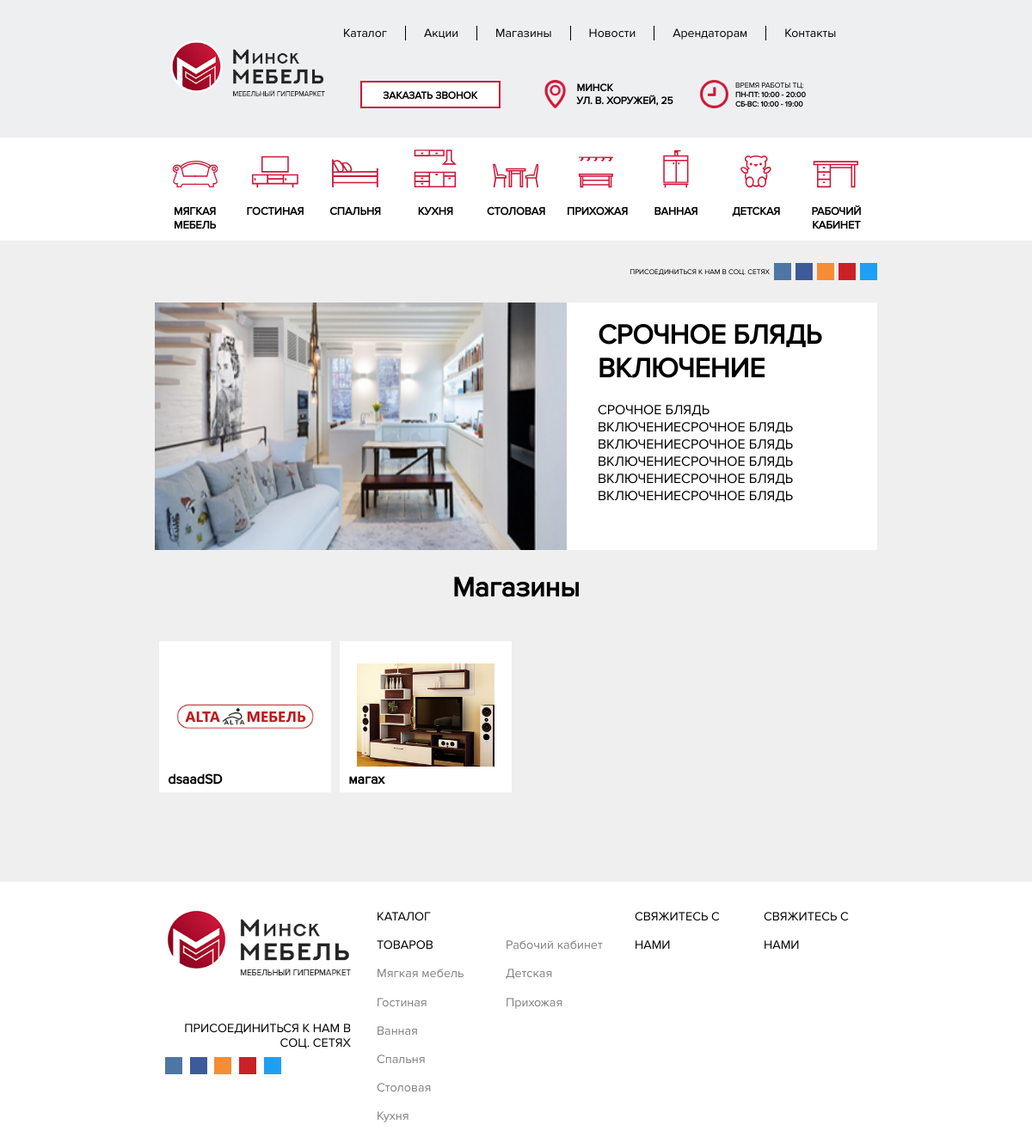
The page /shops/ on the database its author committed.
### mainpage/models.py (models this page shows, shortened)
class New(models.Model):
    title = models.CharField("Заголовок новости", max_length=40)
    image = models.ImageField("Картинка", upload_to="", null=True, blank=True)
    date = models.DateField("Дата", default=datetime.today())
    discriotion = models.TextField("Текст новости")

class shops(models.Model):
    title = models.CharField("Название",default="Neme",max_length=40)
    discription = models.TextField("Описание",default="Описание магазина")
    image = models.ImageField("Мини-логотип", upload_to="",null=True, blank=True)
    mainimage = models.ImageField("Полная картинка",upload_to="",null=True, blank=True, default=None)
    phone1 = models.CharField("Телефон Velcom",default="+375445106036",max_length=40)
    phone2 = models.CharField("Телефон МТС",default="+375445106036",max_length=40)

### catalog/views.py (the view)
# urls.py: re_path(r'^shops/(?P<shopid>[0-9]+)/', views.shoppage),
def shops(request):
        allshops = models.shops.objects.all()
        news = New.objects.all()
        return render(request, 'shop.html', {'shops' : allshops, 'news': news} )

### catalog/templates/shop.html (shortened to what this page needs)
<html>
<head>
  {% load staticfiles %}
    <link rel='stylesheet prefetch' href='https://cdnjs.cloudflare.com/ajax/libs/Swiper/4.0.7/css/swiper.min.css'>
    <link rel="stylesheet" type="text/css" href="{% static 'style.css' %}">
  <link rel="stylesheet" type="text/css" href="{% static 'css/style_index.css' %}">
    <link rel="stylesheet" type="text/css" href="{% static 'mainpage/css/menu.css' %}">
	<link rel="stylesheet" type="text/css" href="{% static 'mainpage/css/adaptation.css' %}">
<link rel="stylesheet" type="text/css" href="{% static 'style_magazine.css' %}">
  	<link rel="stylesheet"  href="{% static 'mainpage/src/css/lightslider.css' %}"/>
</head>
<body>
  {% block content %}
  {% include "header.html" %}
  {% endblock %}
  <div class="slidermagazin">
      <div class="social_url" style="height:20%"><div class="social">
    <div style=" display:table; float:right">
      <div style="display:table-cell; vertical-align: middle">ПРИСОЕДИНИТЬСЯ К НАМ В СОЦ. СЕТЯХ</div>
            <div style="float:right; width: 125px">
          <a href="#"><div class="social_block1" style="background-color: #4e76a4;"></div></a>
          <a href="#"><div class="social_block1" style="background-color: #3d5b9a;"></div></a>
          <a href="#"><div class="social_block1" style="background-color: #f68c33;"></div></a>
          <a href="#"><div class="social_block1" style="background-color: #cc2027;"></div></a>
          <a href="#"><div class="social_block1" style="background-color: #1da0f3;"></div></a>
      </div>
    </div>
  </div>
  </div>
<div class="preview" style="width: 70%; margin-left: 15%; margin-right: 15%;">
  <ul id="shopslider" style="width:100%; height:80%;">
 {% for objj in news %}
    <li class="listitem" style="display: block;">
    <div class="imageslider" style="background-image: url({{objj.image.url}})"><a href="/news/{{objj.id}}" style="display: block; width: 100%; height: 100%"></a></div>
    <div class="contentslider" style="vertical-align: top;">
      <div class="name">
        <div class="content"><a href="/news/{{objj.id}}" style="text-decoration: none; color: inherit">{{objj.title}}</a> </div>
      </div>
      <div class="text">{{objj.discriotion}}</div>
    </div>
    </li>
  {% endfor %}
  </ul>
</div>
  </div>
  <div class="shops">
    <div class="shopname">Магазины</div>
    {% for objj in shops %}
    <a href="/shops/{{objj.id}}">
    <div class="shopblock">
      <div class="content">
        <div class="img" style="background-image: url({{objj.image.url}});"></div>
        <div class="name">{{objj.title}}</div>
      </div>
    </div>
      </a>
    {% endfor %}
    <div class="shopbot"></div>
  </div>
{% block footer %}
  {% include "footer.html" %}
  {% endblock %}
</body>
</html>

### catalog/static/style.css (style rules this page uses)
body { overflow-x: hidden !important; }
slider *, *:before, *:after { -webkit-box-sizing: border-box; box-sizing: border-box; margin: 0; padding: 0; }

### catalog/static/css/style_index.css (style rules this page uses)
html, body { margin:0; padding:0; font-family: "Arial"; overflow-x: hidden !important; }
.social_url { width:85%; height:8%; display: table; }
.social { font-size: 0.7vw; display: table-cell; width: 85%; font-family: Proxima; text-align: right; vertical-align: middle; }
.social_url .social_block1 { width: 20px; height: 20px; margin-left: 5px; float: left; }

### catalog/static/style_magazine.css (style rules this page uses)
.imageslider { width:57%; height:100%; display: inline-block; float: left; background-size: 100% 100%; }
.contentslider { width:43%; height:100%; background-color: white; float: left; font-family: Proxima; overflow: hidden; }
.contentslider .name { width:80%; padding-left: 10%; height: 40%; display: table; font-size: 4vh; overflow: hidden; }
.name .content { display: table-cell; vertical-align: middle; font-weight: bold; }
.contentslider .text { width:80%; height: 42%; padding-left: 10%; font-size: 2vh; overflow-y: hidden; }
.slidermagazin { width:100%; height:45%; background-color: #efefef; }
.name { color: black; font-weight: bold; }
.shops { width:70%; height: auto; background-color: #efefef; padding-left: 15%; padding-right:15%; margin: 0; font-size: 0; }
.shopblock { width: 25%; height: 25%; display: inline-block; margin-top: 2%; }
.shopblock .content { padding-top: 12.5%; margin-left: 2.5%; margin-right: 2.5%; width: 95%; height:75%; background-color: white; font-size: 2vh; font-family: Proxima; overflow: hidden; }
.content .img { width:100%; height:80%; background-size: 80%; background-position: 50% 50%; background-repeat: no-repeat; }
.content .name { width:90%; padding-left: 5%; height: 10%; padding-top:2.5%; font-family: Proxima; }
.shops .shopname { width:94%; font-size: 4vh; text-align: center; padding:3%; font-family: Proxima; font-weight: bold; }
.shopbot { width:100%; height:10%; }

### mainpage/static/mainpage/src/css/lightslider.css (style rules this page uses)
.lightSlider:before, .lightSlider:after { content: " "; display: table; }
.lightSlider { overflow: hidden; margin: 0; }
.lSSlideWrapper > .lightSlider:after { clear: both; }
.lSSlideWrapper .lSSlide { -webkit-transform: translate(0px, 0px); -ms-transform: translate(0px, 0px); transform: translate(0px, 0px); -webkit-transition: all 1s; -webkit-transition-property: -webkit-transform,height; -moz-transition-property: -moz-transform,height; transition-property: transform,height; -webkit-transition-duration: inherit !important; transition-duration: inherit !important; -webkit-transition-timing-function: inherit !important; transition-timing-function: inherit !important; }
.lSSlideOuter .lightSlider, .lSSlideOuter .lSPager { padding-left: 0; list-style: none outside none; }
.lSSlideOuter .lightSlider > *, .lSSlideOuter .lSGallery li { float: left; }

### rows shown on the page
New: image (picture), {{ objj.id }} 1 (drawn), title "СРОЧНОЕ БЛЯДЬ ВКЛЮЧЕНИЕ", discriotion "СРОЧНОЕ БЛЯДЬ ВКЛЮЧЕНИЕСРОЧНОЕ БЛЯДЬ ВКЛЮЧЕНИЕСРОЧНОЕ БЛЯДЬ ВКЛЮЧЕНИЕСРОЧНОЕ БЛЯДЬ ВКЛЮЧЕНИЕСРОЧНОЕ БЛЯДЬ ВКЛЮЧЕНИЕСРОЧНОЕ БЛЯДЬ…"
shops: image (picture), title "dsaadSD"
shops: image (picture), title "магах"
